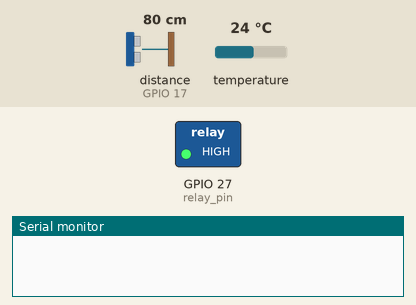
This program was run on a simulated ESP32. On the bench: switched loads named in the program (green lamp = pin HIGH), the last lines printed to the serial monitor. Wiring (inferred from the names in the program): ultrasonic range finder: trigger GPIO 16; echo GPIO 17. Inputs (shaded band) come from the test bench; at power-on: distance to the obstacle (sensor on GPIO 17) 80 cm, temperature 24 °C. The echo pulse lasts 58.3 µs per cm; WiFi joins after 1.5 s; servers stay silent unless stated; uploads are accepted with an empty reply; pins used as bus, display or sensor lines are not drawn.

Above: at 0.1 s.
At 2.8 s:
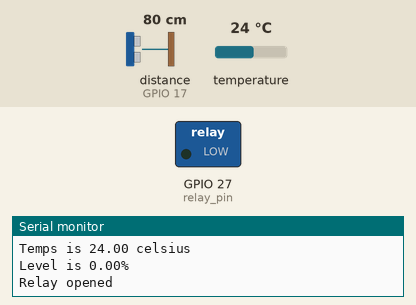
Timing chart, 0 to 4.3 s (numbered marks = the images above):
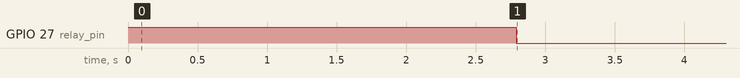

Measured:
- by itself, GPIO 27 (relay_pin): HIGH → LOW at 2.8 s

The program:

main.cpp
```cpp
#include <Arduino.h>
#include <DallasTemperature.h>
#include <OneWire.h>
#include <WiFiManager.h>
#include <HTTPClient.h>
#include <ArduinoJson.h>
#include <WiFi.h>
#include <string.h>

const int trig_pin = 16;
const int echo_pin = 17;
const int relay_pin = 27;
const int one_wire_bus = 21;

WiFiManager wifiManager;

const String URL = "https://doscom.org/api/information";

// Sound speed in air
#define SOUND_SPEED 340
#define TRIG_PULSE_DURATION_US 10

long ultrason_duration;
float distance_cm;
bool manual_override = false;
float height = 100.0;
float threshold = 10.0;
bool relay = false;
JsonObject information;

void set_relay_status(bool);
float get_distance();
float get_percentage(float);
float get_temperature();
void post(int, int, String, bool, bool);
bool get_manual_status();
JsonObject get_information();

OneWire one_wire(one_wire_bus);
DallasTemperature sensors(&one_wire);

void setup()
{
    Serial.begin(9600);

    pinMode(trig_pin, OUTPUT); // We configure the trig as output
    pinMode(echo_pin, INPUT); // We configure the echo as input
    pinMode(relay_pin, OUTPUT);

    digitalWrite(relay_pin, HIGH);

    wifiManager.autoConnect("SMART-TANDON");

    sensors.begin();

    // manual_override = get_manual_status();

    if (WiFi.isConnected())
    {
        information = get_information();

        manual_override = information["state"]["manualMode"];

        height = information["config"]["height"];

        threshold = information["config"]["threshold"];
    }
}

void loop()
{
    delay(100);

    if (WiFi.isConnected())
    {
        information = get_information();
    }

    Serial.println("================================");

    float distance = get_distance();
    float temperature = get_temperature();
    float percentage = get_percentage(distance);

    if (!manual_override)
    {
        if (distance < threshold)
        {
            set_relay_status(true);
        }

        else
        {
            set_relay_status(false);
        }
    }

    if (WiFi.isConnected())
    {
        manual_override = information["state"]["manualMode"];
        post(int(distance), int(percentage), String(temperature), manual_override, relay);
    }

    delay(100);
}

void set_relay_status(bool is_close)
{
    if (is_close)
    {
        relay = true;

        digitalWrite(relay_pin, HIGH);

        Serial.println("Relay closed");
    }

    else
    {
        relay = false;

        digitalWrite(relay_pin, LOW);

        Serial.println("Relay opened");
    }
}

float get_distance()
{
    // Set up the signal
    digitalWrite(trig_pin, LOW);
    delay(2);

    // Create a 10 µs impulse
    digitalWrite(trig_pin, HIGH);
    delayMicroseconds(TRIG_PULSE_DURATION_US);
    digitalWrite(trig_pin, LOW);

    // Return the wave propagation time (in µs)
    ultrason_duration = pulseIn(echo_pin, HIGH);

    // Distance calculation
    distance_cm = ultrason_duration * SOUND_SPEED/2 * 0.0001;

    // print the distance on the serial port
    Serial.print("Distance (cm): ");
    Serial.println(distance_cm);

    return distance_cm;
}

float get_percentage(float distance_cm)
{
    float percentage = distance_cm / height * 100;

    percentage = (100 - percentage) < 0
        ? 0
        : (100 - percentage) > 100
            ? 100
            : 100 - percentage;

    Serial.print("Level is ");
    Serial.print(percentage);
    Serial.println("%");

    return percentage;
}

float get_temperature()
{
    sensors.requestTemperatures();

    float temp_celsius = sensors.getTempCByIndex(0);

    if (temp_celsius != DEVICE_DISCONNECTED_C)
    {
        Serial.print("Temps is ");
        Serial.print(temp_celsius);
        Serial.println(" celsius");

        return temp_celsius;
    }

    else
    {
        Serial.println("Could not get temps");

        return -1.0;
    }
}

void post(int distance, int level, String temperature, bool isManual, bool relay)
{
    HTTPClient http;
    JsonDocument root;
    String json;

    root["distance"] = distance;
    root["level"] = level;
    root["temperature"] = temperature;
    root["state"]["manualMode"] = isManual;
    root["state"]["relay"] = relay;

    serializeJson(root, json);

    http.begin(URL);
    http.addHeader("Content-Type", "application/json");

    int status = http.POST(json);

    if (status == 200)
    {
        Serial.println("Post works!");
    }
    else
    {
        Serial.println("Nope!");
    }
}

bool get_manual_status()
{
    HTTPClient http;
    JsonDocument doc;
    String response;

    http.begin(URL);
    http.GET();

    http.getString();
    deserializeJson(doc, response);
    JsonObject root = doc.as<JsonObject>();

    int result = root["state"]["manualMode"];

    return result;
}

JsonObject get_information()
{
    HTTPClient http;
    JsonDocument doc;
    String response;

    http.begin(URL);
    http.GET();

    http.getString();
    deserializeJson(doc, response);
    JsonObject root = doc.as<JsonObject>();

    return root;
}
```
